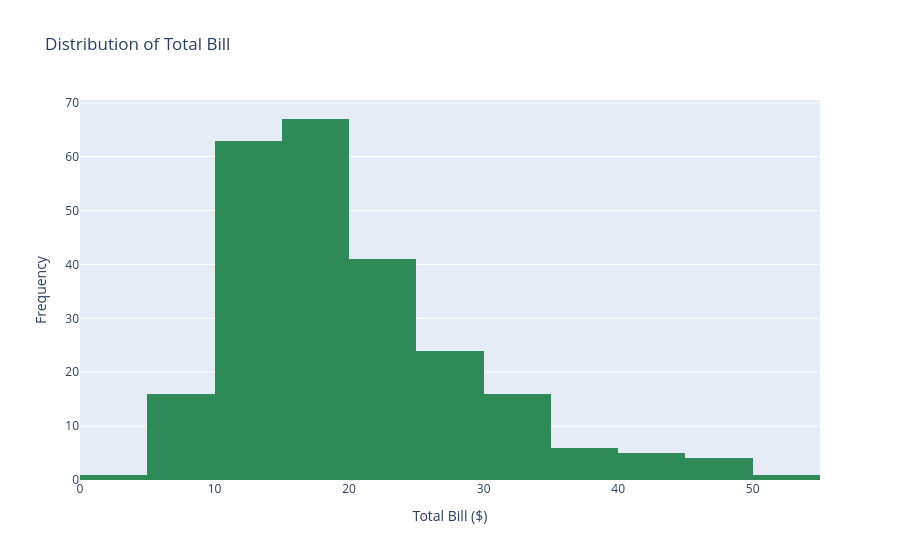

Notebook source saved alongside this figure:
### Markdown cell above
#### Plotly

### Code cell
import plotly.express as px

# Histogram
fig = px.histogram(
    tips,
    x="total_bill",
    nbins=15,
    title="Distribution of Total Bill",
    color_discrete_sequence=["seagreen"]
)

fig.update_layout(
    xaxis_title="Total Bill ($)",
    yaxis_title="Frequency"
)

fig.show()

### Figure 1 — Plotly figure (JSON) as saved in the notebook; plotly's stock layout.template omitted (floating-point values rounded to 4 significant figures; data arrays with more than 128 entries replaced by an {"elided": "..."} marker saying what was removed)
{"data": [{"bingroup": "x", "hovertemplate": "total_bill=%{x}<br>count=%{y}<extra></extra>", "legendgroup": "", "marker": {"color": "seagreen", "pattern": {"shape": ""}}, "name": "", "nbinsx": 15, "orientation": "v", "showlegend": false, "type": "histogram", "x": {"elided": "244 float values"}, "xaxis": "x", "yaxis": "y"}], "layout": {"barmode": "relative", "legend": {"tracegroupgap": 0}, "title": {"text": "Distribution of Total Bill"}, "xaxis": {"anchor": "y", "domain": [0, 1], "title": {"text": "Total Bill ($)"}}, "yaxis": {"anchor": "x", "domain": [0, 1], "title": {"text": "Frequency"}}}}
